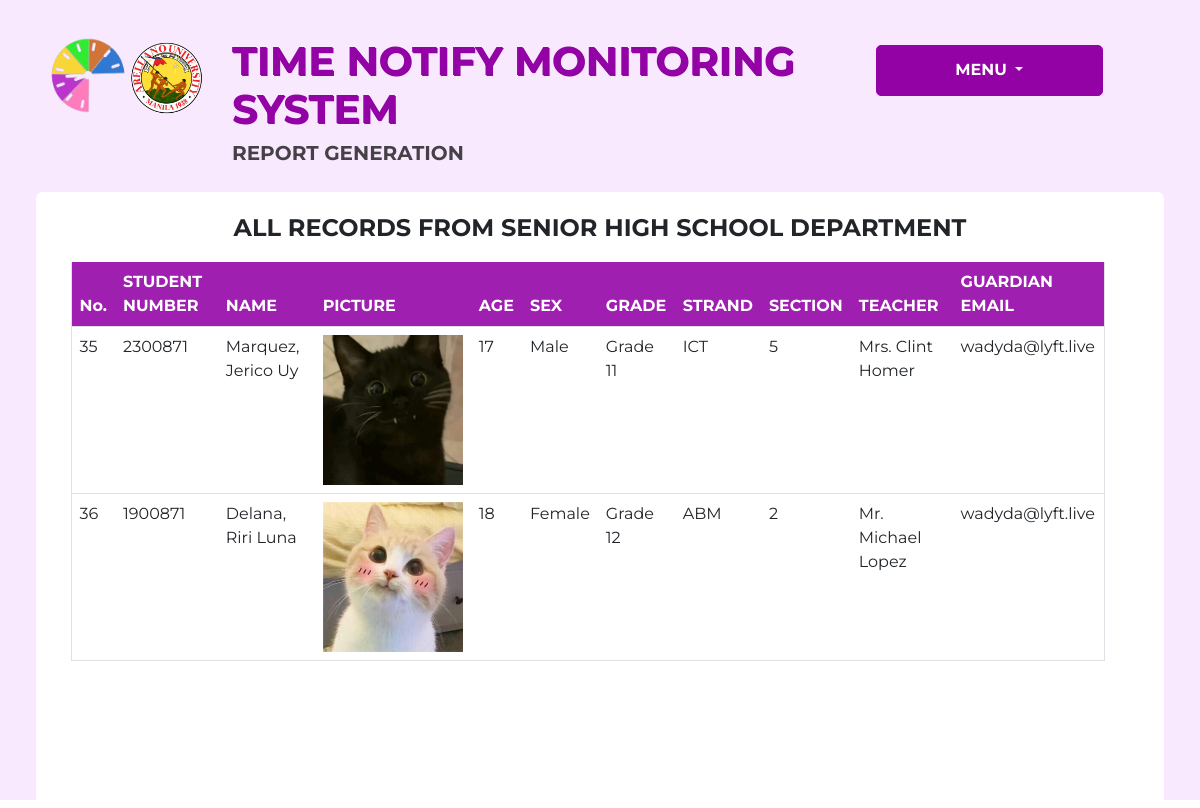
/report/report_shs.php (signed in), run on the app's committed database.
### tables this page shows
CREATE TABLE `students` (
  `stud_id` int(250) NOT NULL,
  `studnum` text NOT NULL,
  `qr_img` longtext NOT NULL,
  `picture` longtext NOT NULL,
  `lastname` varchar(50) NOT NULL,
  `middlename` varchar(30) NOT NULL,
  `firstname` varchar(100) NOT NULL,
  `fullname` varchar(200) NOT NULL,
  `age` text NOT NULL,
  `sex` varchar(10) NOT NULL,
  `grade_year` varchar(100) NOT NULL,
  `strand` varchar(100) NOT NULL,
  `course` varchar(100) NOT NULL,
  `section` varchar(50) NOT NULL,
  `department` varchar(150) NOT NULL,
  `teacher_prof` varchar(150) NOT NULL,
  `g_email` text NOT NULL
);

### report/report_shs.php (the view, shortened to what this page needs)
<?php
    $con = connect();
    ?>
    <!DOCTYPE html>
    <html lang="en">
    <head>
    <link href="https://cdn.jsdelivr.net/npm/bootstrap@5.2.3/dist/css/bootstrap.min.css" rel="stylesheet">
    <link rel="stylesheet" type="text/css" href="css/report_shs.css">
    </head>
<body>
<div class="cont">
    <div class="row row_outer ">
        <div class="row row_upper order-sm-1">
            <div class="col-sm-2 text-center">
                <img class="icon" src="../assets/aulogo.png" alt="right">
                <img class="icon" src="../assets/logo_icon.png" alt="right">
            </div>
            <div class="col-sm-7">
                <h1>TIME NOTIFY MONITORING SYSTEM</h1>
                <h5>REPORT GENERATION</h5>
            </div>
            <div class="col-sm-3 dropdown">
                <button class="btn btntoggle dropdown-toggle" type="button" id="dropdownMenuButton1" data-bs-toggle="dropdown" aria-expanded="false">
                    MENU
                </button>
            </div>
        </div>
        <div class="row row_inner order-sm-2">
                <h4 class="text-center fw-bold">ALL RECORDS FROM SENIOR HIGH SCHOOL DEPARTMENT</h4> <br> <br>
            <div class="row overflow-auto row_table table-bordered table-responsive-xl order-sm-2">
            <div class="container">
                    <table class="table table-hover ">
                        <thead>
                            <tr class="heading">
                            <th scope="col ">No.</th>
                            <th scope="col">STUDENT NUMBER</th>
                            <th scope="col">NAME</th>
                            <th scope="col">PICTURE</th>
                            <th scope="col">AGE</th>
                            <th scope="col">SEX</th>
                            <th scope="col">GRADE</th>
                            <th scope="col">STRAND</th>
                            <th scope="col">SECTION</th>
                            <th scope="col">TEACHER</th>
                            <th scope="col">GUARDIAN EMAIL</th>
                            </tr>
                        </thead>
                        <tbody>
                            <?php
                                    $sql="Select * from `students` where  department='Senior High'";
                                    $result=mysqli_query($con,$sql);
                                    if($result){
                                        if(mysqli_num_rows($result)>0)
                                        {
                                            while($row=mysqli_fetch_assoc($result))
                                            {
                                                $stud_id=$row['stud_id'];
                                                $studnum=$row['studnum'];
                                                $lastname=$row['lastname'];
                                                $middlename=$row['middlename'];
                                                $firstname=$row['firstname'];
                                                $picture=$row['picture'];
                                                $img_src = "../students/picture/".$picture;
                                                $age=$row['age'];
                                                $sex=$row['sex'];
                                                $grade_year=$row['grade_year'];
                                                $strand=$row['strand'];
                                                $section=$row['section'];
                                                $teacher_prof=$row['teacher_prof'];
                                                $g_email=$row['g_email'];
                                                echo'<tr>
                                                        <td >'.$stud_id.'</td>
                                                        <td >'.$studnum.'</td>
                                                        <td >'.$lastname.', '.$firstname.' '.$middlename.'</td>
                                                        <td ><img src="'.$img_src.'" style="width:140px; height:150px;"></td>
                                                        <td >'.$age.'</td>
                                                        <td >'.$sex.'</td>
                                                        <td >'.$grade_year.'</td>
                                                        <td >'.$strand.'</td>
                                                        <td >'.$section.'</td>
                                                        <td >'.$teacher_prof.'</td>
                                                        <td >'.$g_email.'</td>
                                                    <tr>
                                                ';
                                            }
                                        }
                                        else
                                        {
                                            ?>
                                            <tr>
                                                <td colspan="11" class="text-center">No Senior High School records</td>
                                            </tr>
                                            <?php
                                        }
                                    }
                            ?>
                        </tbody>
                    </table>
            </div>
        </div>
</div>
</div>
  </body>
</html>

### report/css/report_shs.css (style rules this page uses)
* { margin:0; padding:0; font-family: 'Montserrat', sans-serif; }
.cont { background-color: #f3d8ff8e; width:100%; height:100vh; align-items: center; padding-top:25px; padding-bottom:20px; display:flex; }
.row_outer { width:98%; height: 100%; margin:auto; padding: 1% 2% 1.5% 2%; border-radius: 7px; display:flex; }
.row_inner { background-color: white; width:100%; margin:auto; padding: 2% 2% 1.5% 2%; border-radius: 7px; height:85%; box-shadow: black; font-family: 'helvetica'; }
.row_table { height:480px; overflow-y: hidden; margin-bottom:1%; height:95%; }
h1 { color: #9202a5; font-weight:bold; text-shadow: 1px 1px #9202a5; }
h5 { text-transform: uppercase; font-weight: bold; color:rgba(0, 0, 0, 0.721); padding-bottom: 3%; }
.btntoggle { padding-top:5%; padding-bottom:5%; padding-left: 10%; padding-right: 10%; background-color:#9202a5; color:white; border-color: #9202a5; font-weight: bold; border-radius:5px; margin-bottom: 1%; margin-top: 3%; width:90%; }
.icon { max-width:80px; height: auto; float: right; }
.heading { background-color: #9202a5e0; color:white; }
.row_table { height:90%; }

### data on the page
students: stud_id "35", studnum "2300871", lastname "Marquez", firstname "Jerico", middlename "Uy", picture (picture), age "17", sex "Male", grade_year "Grade 11", strand "ICT", section "5", teacher_prof "Mrs. Clint Homer", g_email "wadyda@lyft.live"
students: stud_id "36", studnum "1900871", lastname "Delana", firstname "Riri", middlename "Luna", picture (picture), age "18", sex "Female", grade_year "Grade 12", strand "ABM", section "2", teacher_prof "Mr. Michael Lopez", g_email "wadyda@lyft.live"
